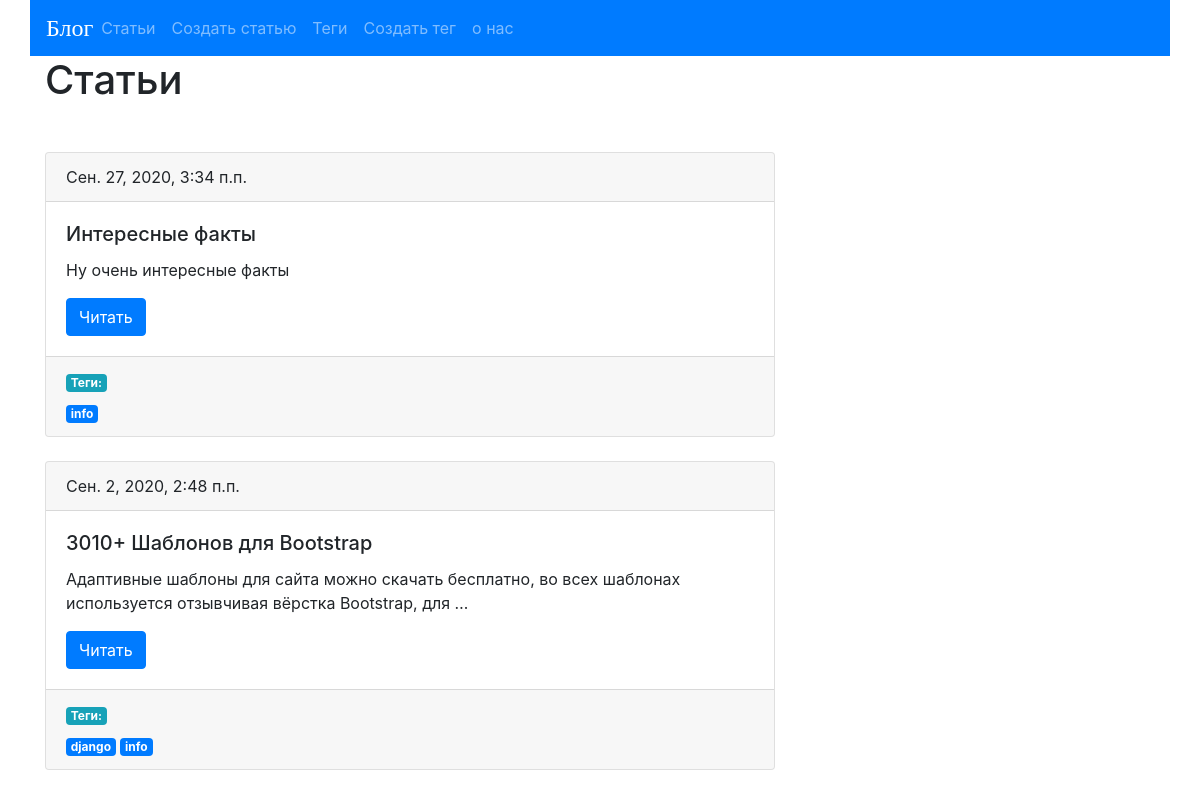
The page /blog/ (upper part) on the database as committed earlier.
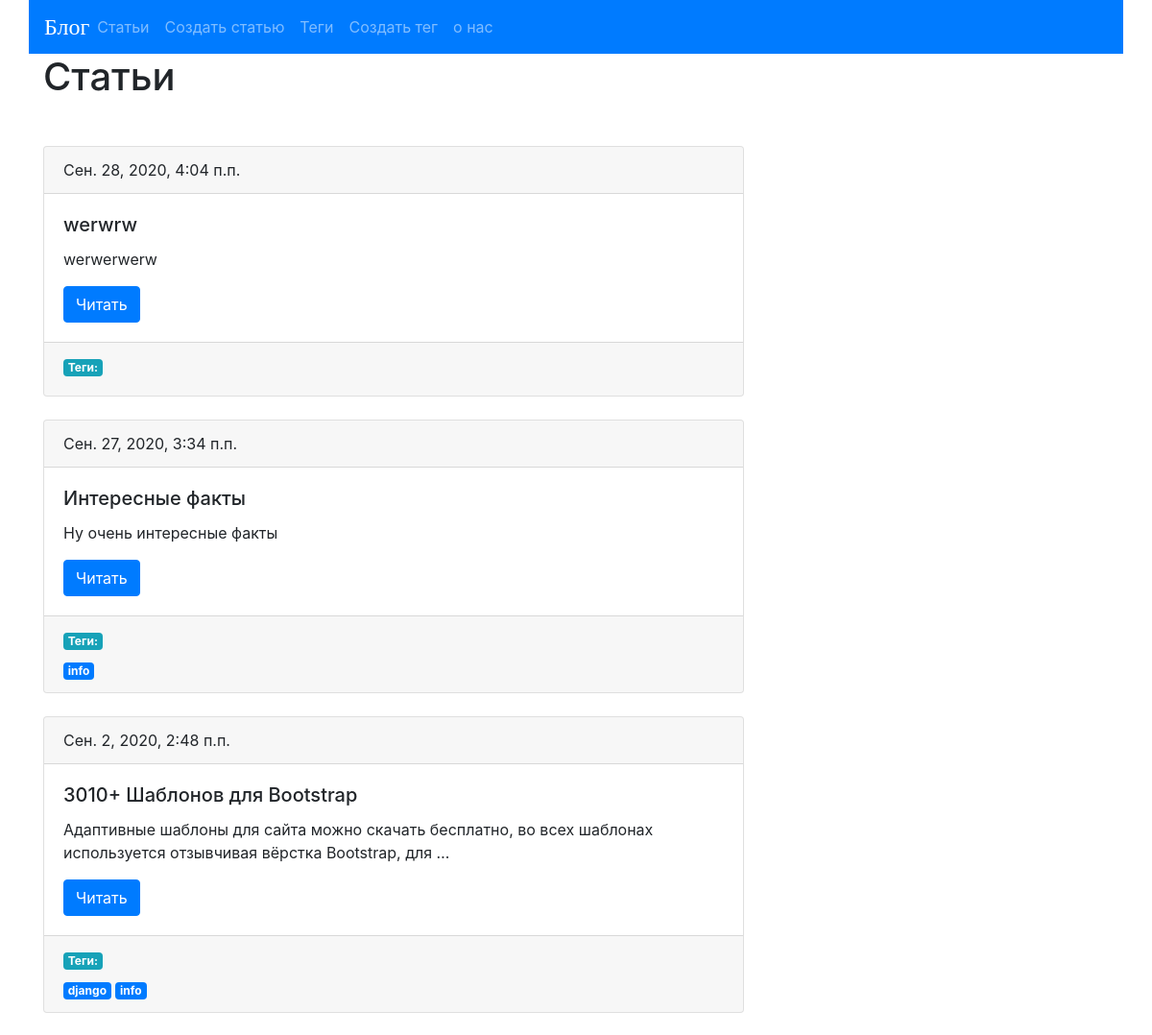
The same page on the database as committed later.
### blog/models.py (models this page shows, shortened)
class Post(models.Model):
        title=models.CharField(max_length=150,db_index=True,verbose_name="Заголовок")
        slug=models.CharField(max_length=150,blank=True,unique=True)
        body=models.TextField(blank=True,db_index=True,verbose_name="Текст статьи")
        date_pub=models.DateTimeField(auto_now_add=True)
        tags=models.ManyToManyField('Tag',blank=True,related_name='posts', verbose_name="Теги")
        def get_absolute_url(self):
            return reverse("post_detail_url", kwargs={"slug": self.slug})
        def get_update_url(self):
            return reverse("post_update_url", kwargs={"slug": self.slug})
        def get_delete_url(self):
            return reverse("post_delete_url", kwargs={"slug": self.slug})
        class Meta:
          verbose_name="Статья"
          verbose_name_plural = "Статьи"
          ordering = ['-date_pub']

class Tag(models.Model):
    title=models.CharField(max_length=50,unique=True)
    slug = models.SlugField(max_length=50,unique=True,blank=True)
    def get_absolute_url(self):
        return reverse("tag_detail_url", kwargs={"slug": self.slug})

### blog/views.py (the view)
# urls.py: path('', post_list,name='post_lists_url'),
def post_list(request):
    posts=Post.objects.all()
    templ_for_create='/blog/post/create/'
    return render(request,'blog/post_list.html',context={"var_for_html_templ": posts,"templ_for_create":templ_for_create})

### blog/templates/blog/post_list.html (shortened to what this page needs)
{% extends "blog/base_blog.html" %}
{% block content %}
    <h1 class="mb-5">Статьи</h1>
    {% for post in var_for_html_templ %}
        {%include 'blog/includes/postcard.html'%}
    {% endfor %}
{% endblock %}

### blog/templates/blog/includes/postcard.html
    <div class="card">
            <div class="card-header">
                {{ post.date_pub }}
            </div>
            <div class="card-body">
                <h5 class="card-title"> {{ post.title }}</h5>
                <p class="card-text"> {{ post.body|truncatewords:15 }}</p>
                <a href="{{post.get_absolute_url}}" class="btn btn-primary">Читать</a>
            </div>
            <div class="card-footer text-muted">
                <h6 class="badge badge-info">Теги: </h6>
                <br>
                {% for tag in post.tags.all %}
                    <a href="{{tag.get_absolute_url}}" class="badge badge-primary">{{tag.title}}</h5> </a>
                {% endfor %}
            </div>
    </div>
    <br>

Rows that differ between the two databases and show on the page:
added Post: date_pub "Сен. 28, 2020, 4:04 п.п.", title "werwrw", body "werwerwerw"
